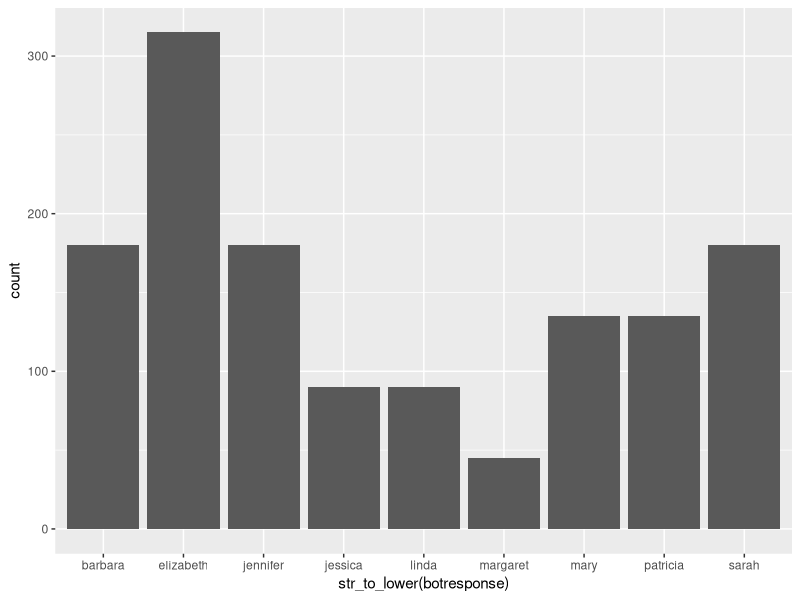
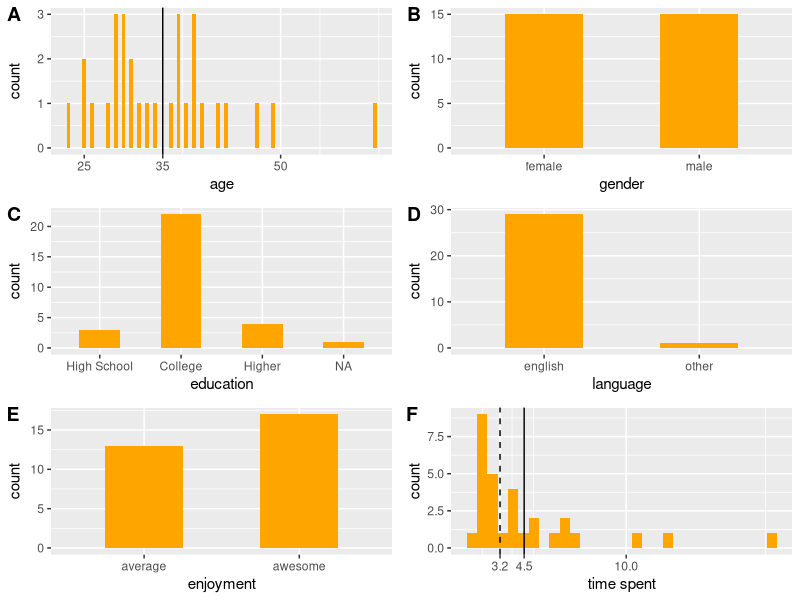
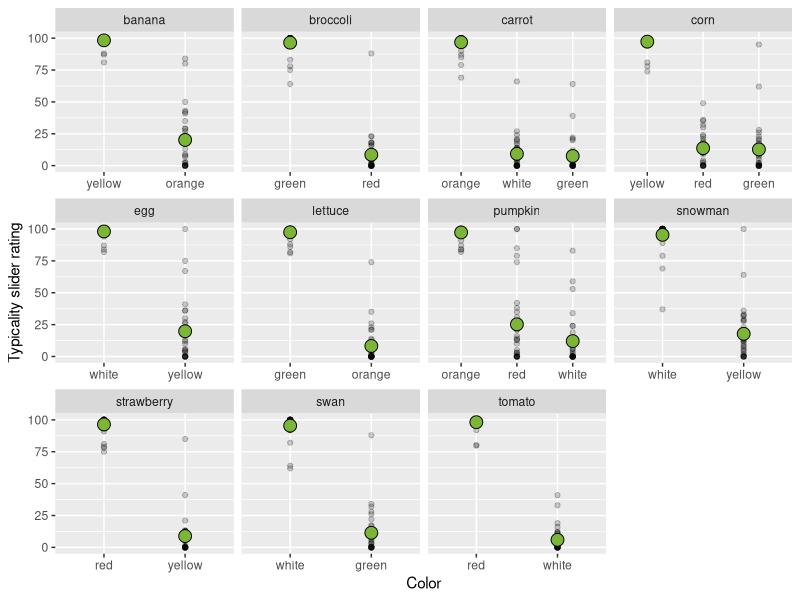
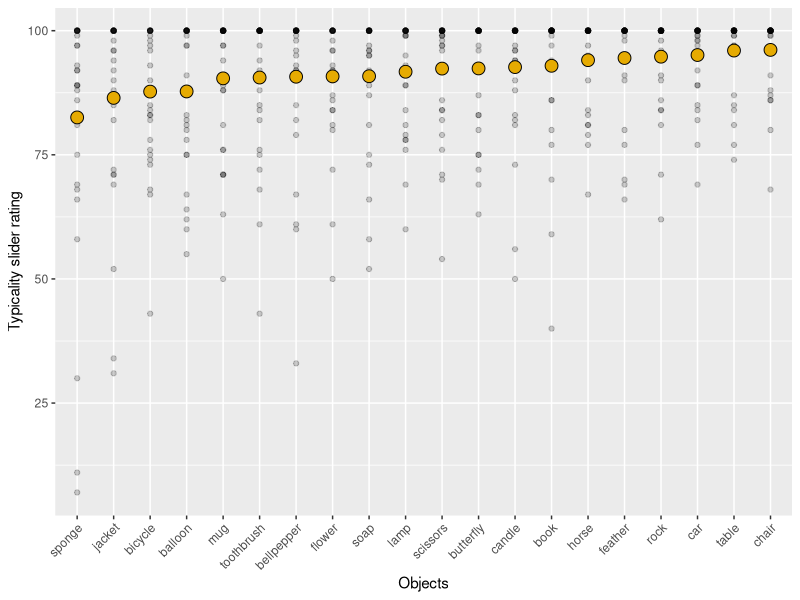

Generate these figures, in order, with R:
## ---- chunk 1
knitr::opts_chunk$set(echo = TRUE)
## ---- chunk 2
library(cowplot)
# library(plyr)
library(tidyverse)
library(here)

df_import = read_csv(here("data","01_norming","02_main","03_Typicality-norming","data.csv")) %>%
  # exclude test
  # weird filter property that it will exclude NAs
  filter(is.na(comments) | comments != "TEST")
## ---- chunk 3
ggplot(df_import,aes(x=str_to_lower(botresponse))) +
  geom_histogram(stat="count")
## ---- chunk 4

df_clean = df_import %>% 
  # exclude multiple submissions
  arrange(startTime) %>% 
  distinct(anon_worker_id,trial_number, .keep_all = TRUE) %>% 
  # exclude participants who didn't do the hit correctly or were confused (self reportedly)
  filter(HitCorrect==1)
  # exclude participants who are more than 2 std away from median responses
  # group_by(anon_worker_id) %>%
  # filter()

# number of participants before exclusion (20)
length(unique(df_import$anon_worker_id))
# number of participants after exclusion (18)
length(unique(df_clean$anon_worker_id))


df = df_clean %>%
  select(question,slider_val,trial_number,anon_worker_id) %>% 
  rename(col_item = question)
## ---- chunk 5
# other info
engl_spellings = c("english", "englis", "eng", "engilsh")

df_subj = df_clean %>% 
  select(age,gender,education,languages,enjoyment,timeSpent,HitCorrect,comments,anon_worker_id) %>% 
  distinct() %>% 
  mutate_at(vars(languages), funs(str_to_lower(.))) %>% 
  mutate_at(vars(languages), funs(ifelse(. %in% engl_spellings, "english", .))) %>% 
  mutate(lang=ifelse(languages == "english","english","other")) %>% 
  mutate_at(vars(age), funs(as.integer(.))) %>% 
  mutate_at(vars(enjoyment), 
            funs(ifelse(.==1,"average",
                        ifelse(.==2,"awesome","other")))) %>% 
  mutate(edu = ifelse(str_detect(education,"high_school"),"High School",
                      ifelse(str_detect(education,"college"),"College","Higher"))) %>% 
  mutate_at(vars(edu), funs(fct_relevel(.,"High School", "College", "Higher")))


mean_age = round(mean(df_subj$age),digits = 1)
p_age = ggplot(df_subj,aes(x=age)) +
  geom_bar(width = .5,
           fill = "orange") +
  geom_vline(xintercept= mean_age) +
  scale_x_continuous(breaks=c(25,50,75,mean_age))

p_gen = ggplot(df_subj,aes(x=gender)) +
  geom_bar(width = .5,
           fill = "orange")

p_edu = ggplot(df_subj,aes(x=edu)) +
  geom_bar(width = .5,
           fill = "orange") +
  xlab("education")
  # theme(axis.text.x = element_text(angle = 25, hjust = 1))

p_lang = ggplot(df_subj,aes(x=lang)) +
  geom_bar(width = .5,
           fill = "orange") +
  xlab("language")
  # theme(axis.text.x = element_text(angle=45,hjust=1))

p_enj = ggplot(df_subj,aes(x=enjoyment)) +
  geom_bar(width = .5,
           fill = "orange")

mean_time = round(mean(df_subj$timeSpent), digits = 1)
median_time = round(median(df_subj$timeSpent), digits = 1)
p_time = ggplot(df_subj,aes(x=timeSpent)) +
  geom_histogram(fill = "orange") +
  geom_vline(xintercept=mean_time) +
  geom_vline(xintercept=median_time,linetype="dashed") +
  scale_x_continuous(breaks=c(median_time,mean_time,floor(0),floor(10),floor(25),floor(20))) +
  xlab("time spent")

plot_grid(p_age,p_gen,p_edu,p_lang,p_enj,p_time, labels = "AUTO", ncol = 2, align = 'v')

## ---- chunk 6

cd_list = c("broccoli",
	"lettuce",
	"carrot",
	"pumpkin",
	"strawberry",
	"tomato",
	"egg",
	"snowman",
	"swan",
	"banana",
	"corn")

df_plot = df %>% 
  # separate color and type
  separate(col_item, c("color", "item"), sep = "_", remove = FALSE) %>% 
  # identify presumably color diagnostic object
  mutate(cd = ifelse(item %in% cd_list, T, F))

## ---- chunk 7

df_cd = df_plot %>% 
  filter(cd == T)

select_color <- function(string) {
  str_replace_all(string,"_(.)*","")
}

ggplot(df_cd, aes(x=reorder(col_item, -slider_val), y=slider_val)) +
  facet_wrap(vars(item), scale = "free_x") +
  geom_point(alpha = 0.2) +
  # error bars 
  stat_summary(fun.data = "mean_cl_boot",
               geom = "linerange",
               color = "black",
               size = 1) + 
  # means
  stat_summary(fun.y = "mean",
               geom = "point",
               shape = 21,
               fill = "#7CB637",
               color = "black",
               size = 4) +
  xlab("Color") +
  ylab("Typicality slider rating") +
  scale_x_discrete(labels = select_color)
## ---- chunk 8

df_noncd = df_plot %>% 
  filter(cd == F)

ggplot(df_noncd, aes(x=reorder(item,slider_val), y=slider_val)) +
  # facet_wrap(vars(item), scale = "free_x") +
  geom_point(alpha = 0.2) +
  # error bars 
  stat_summary(fun.data = "mean_cl_boot",
               geom = "linerange",
               color = "black",
               size = 1) + 
  # means
  stat_summary(fun.y = "mean",
               geom = "point",
               shape = 21,
               fill = "#E6AB02",
               color = "black",
               size = 4) +
  theme(axis.text.x = element_text(angle = 45, hjust = 1)) +
  xlab("Objects") +
  ylab("Typicality slider rating")
